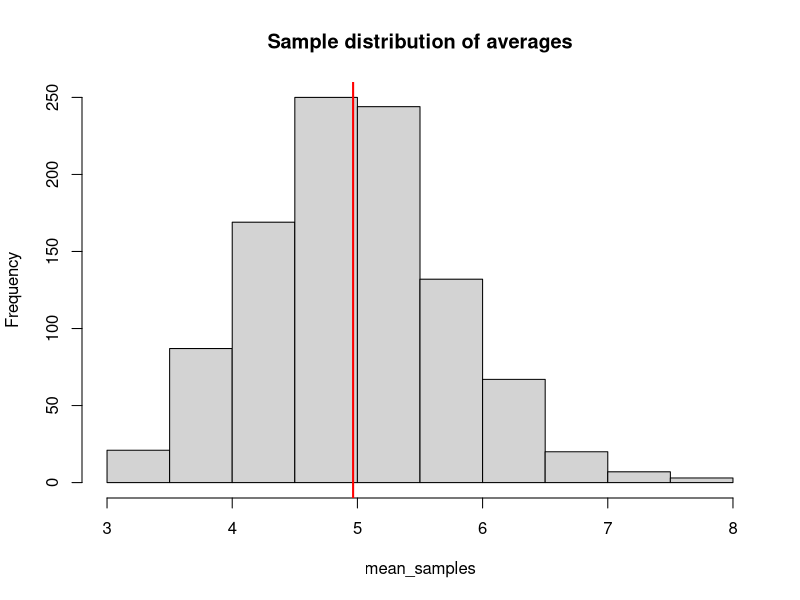
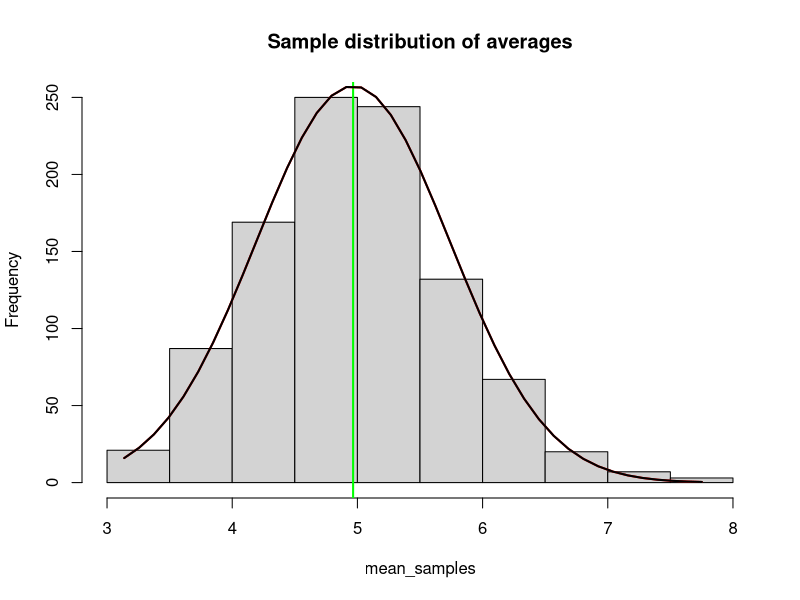
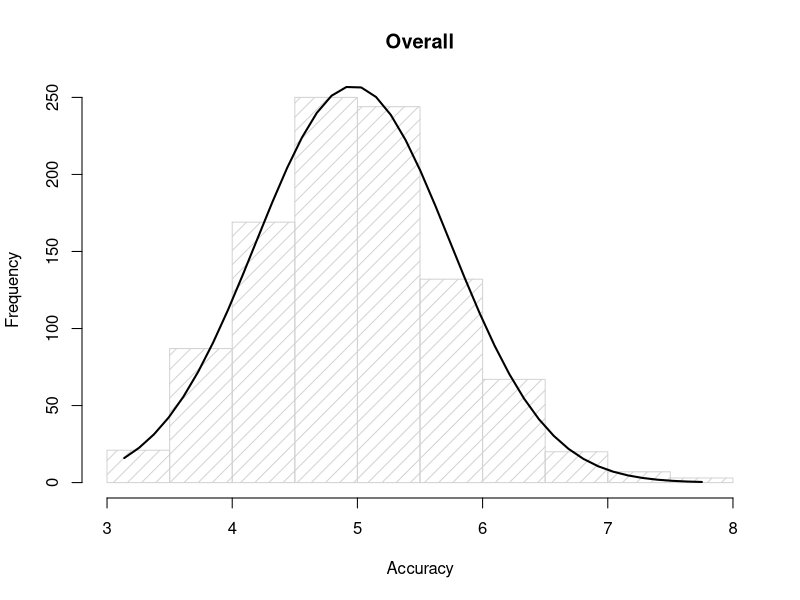
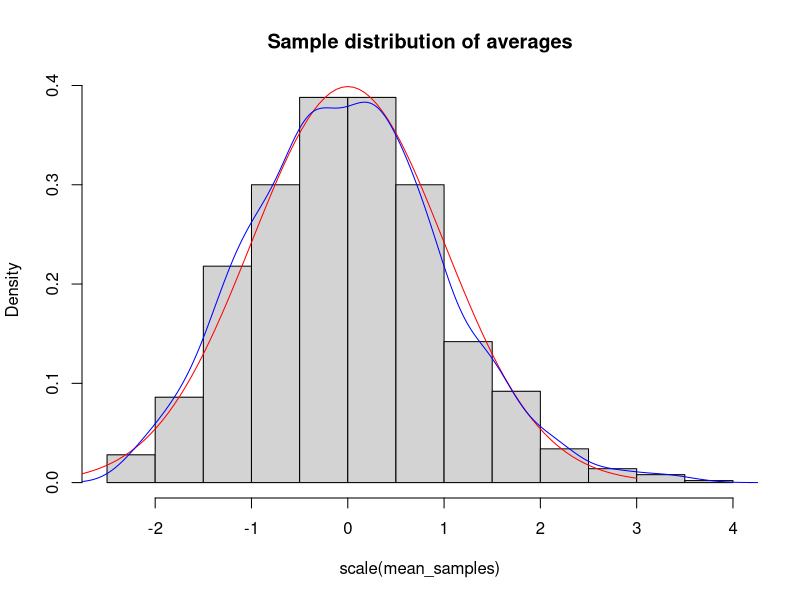
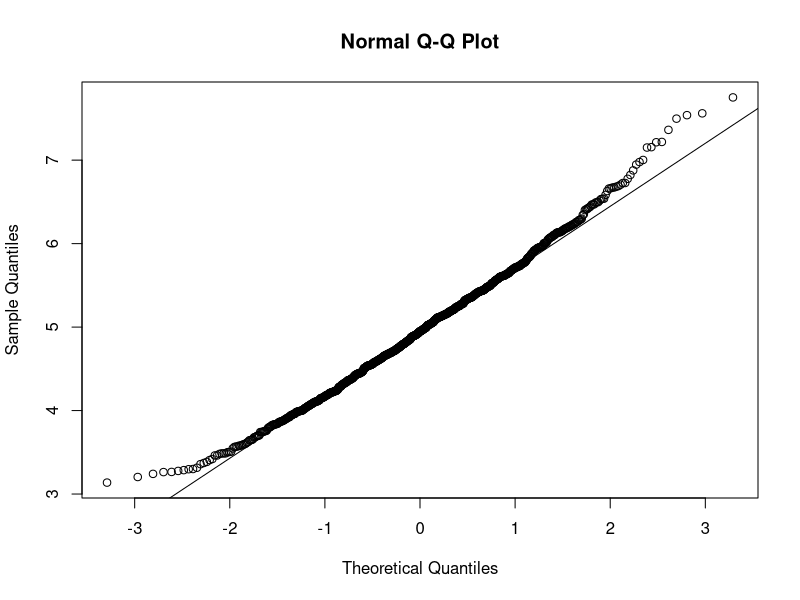

Write the R code that produced these figures, in order.
## ---- chunk 1
# number of simulations, lambda and distribution sample
simulations <- 1000
lambda <- 0.2
samples <- 40

mean_samples = NULL
set.seed(283764)
for (i in 1:simulations) mean_samples = c(mean_samples, mean(rexp(samples,lambda)))
## ---- chunk 2
hist(mean_samples, main = "Sample distribution of averages")
abline(v = mean(mean_samples), lwd=2, col="red")
## ---- chunk 3
mean_theo <- 1/lambda
mean_dist <- mean(mean_samples)
## ---- chunk 4
var_theo <- ((1/lambda)^2)/samples
var_actual <- var(mean_samples)
## ---- chunk 5
h <- hist(mean_samples, main = "Sample distribution of averages")
abline(v = mean(mean_samples), lwd=2, col="green")

# add the normal distribution
xfit <- seq(min(mean_samples),max(mean_samples),length=40) 
yfit <- dnorm(xfit,mean=mean(mean_samples),sd=sd(mean_samples)) 
yfit <- yfit*diff(h$mids[1:2])*length(mean_samples) 
lines(xfit, yfit, col="red", lwd=2)

# add the sample distribution
g <- mean_samples
xfit<-seq(min(g),max(g),length=40) 
yfit<-dnorm(xfit,mean=mean(g),sd=sd(g)) 
yfit <- yfit*diff(h$mids[1:2])*length(g) 
lines(xfit, yfit, col="black", lwd=2)
#legend()

g <- mean_samples
h <-hist(g, breaks=10, density=10, col="lightgray", xlab="Accuracy", main="Overall") 
xfit<-seq(min(g),max(g),length=40) 
yfit<-dnorm(xfit,mean=mean(g),sd=sd(g)) 
yfit <- yfit*diff(h$mids[1:2])*length(g) 
lines(xfit, yfit, col="black", lwd=2)

# density
hist(scale(mean_samples), probability = TRUE, main = "Sample distribution of averages")
abline(v = mean(mean_samples), lwd=2, col="green")
#hist(scale(df$mean),probability=T,main='',ylim=c(0,0.5),xlab='')
curve(dnorm(x,0,1),-3,3, col='red',add=T) # normal distribution
lines(density(scale(mean_samples)),col='blue') # actual distribution 
#legend(2,0.4,c('Normal','Actual'),cex=0.8,col=c('red','blue'),lty=1)
#

qqnorm(mean_samples);
qqline(mean_samples)
